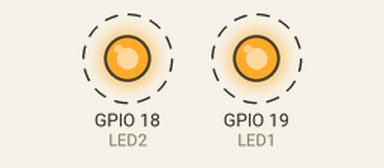
Recording of a program running on a simulated ESP32. Shown: output pins drawn as LEDs (lit = HIGH). Dashed ring = blinking.

Above: at 0.15 s.
Timing chart, 0 to 3.2 s (numbered marks = the images above):
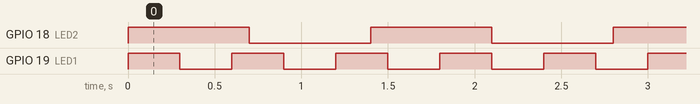

The program:

main.cpp
```cpp
#include <Arduino.h>

#define LED1 19
#define LED2 18

void taskLED1(void *pvParameters) {
  pinMode(LED1, OUTPUT);
  while (true) {
    digitalWrite(LED1, !digitalRead(LED1));
    vTaskDelay(pdMS_TO_TICKS(300)); // clignote toutes les 300ms
  }
}

void taskLED2(void *pvParameters) {
  pinMode(LED2, OUTPUT);
  while (true) {
    digitalWrite(LED2, !digitalRead(LED2));
    vTaskDelay(pdMS_TO_TICKS(700)); // clignote toutes les 700ms
  }
}

void setup() {
  xTaskCreatePinnedToCore(taskLED1, "LED1", 1000, NULL, 1, NULL, 0); // core 0
  xTaskCreatePinnedToCore(taskLED2, "LED2", 1000, NULL, 1, NULL, 1); // core 1
}

void loop() {
  // vide, tout se passe dans les tâches
}
```

Measured:
- by itself, GPIO 18 (LED2): alternates HIGH for 0.70 s and LOW for 0.70 s
- by itself, GPIO 19 (LED1): alternates HIGH for 0.30 s and LOW for 0.30 s
- by itself, everything shown: repeats every 4.2 s, in 18 steps
